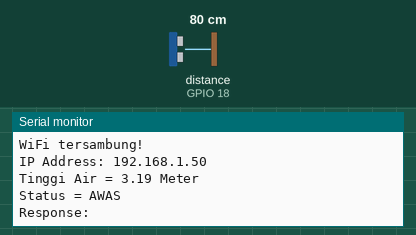
This sketch was run on a simulated ESP32. On the bench: the last lines printed to the serial monitor. The test bench sets the inputs (shaded band); at power-on: distance to the obstacle (sensor on GPIO 18) 80 cm. The echo pulse lasts 58.3 µs per cm; WiFi joins after 1.5 s; servers stay silent unless stated; uploads are accepted with an empty reply.

Above: at 3.7 s.
3.8 s: distance to the obstacle (sensor on GPIO 18) set to 120 cm
At 7.87 s:
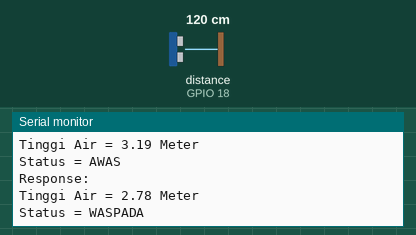
14.3 s: distance to the obstacle (sensor on GPIO 18) set to 250 cm
At 18.3 s:
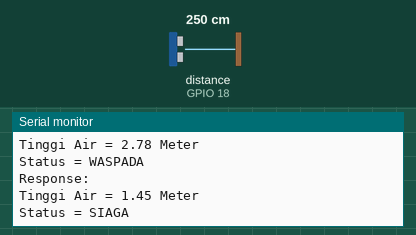
24.8 s: distance to the obstacle (sensor on GPIO 18) set to 299 cm
At 28.73 s:
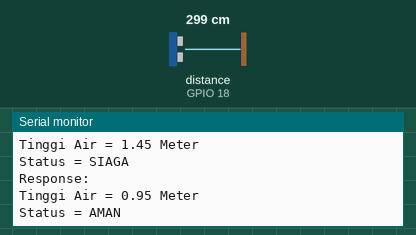
Timing chart, 0 to 30.2 s (numbered marks = the images above; inputs shaded):
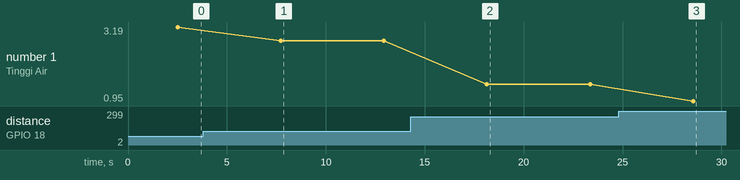

The sketch:

sensor-ews-banjir.ino
```cpp
#include <WiFi.h>
#include <HTTPClient.h>
#include <NewPing.h>

// ================== KONFIGURASI ==================
const char* ssid = "rrj";
const char* password = "gogo123987";
const char* serverName = "https://parkir.udnp4mtechno.com/api/inputTinggiAir.php"; // API endpoint

// Lokasi sensor
String lokasi_ews = "Batang Merao 1";
String status;

// Ultrasonic
#define TRIG_PIN  5
#define ECHO_PIN  18
#define MAX_DISTANCE 300
NewPing sensor(TRIG_PIN, ECHO_PIN, MAX_DISTANCE);

int kedalamanTotal = 400; // cm

// ================== SETUP ==================
void setup() {
  Serial.begin(115200);
  delay(1000);

  Serial.println("\nMenyambungkan ke WiFi...");
  WiFi.begin(ssid, password);

  int retry = 0;
  while (WiFi.status() != WL_CONNECTED && retry < 20) {
    delay(500);
    Serial.print(".");
    retry++;
  }

  if (WiFi.status() == WL_CONNECTED) {
    Serial.println("\nWiFi tersambung!");
    Serial.print("IP Address: ");
    Serial.println(WiFi.localIP());
  } else {
    Serial.println("\nGagal tersambung ke WiFi. Cek SSID/Password.");
  }
}

// ================== LOOP ==================
void loop() {
  // ======= Baca sensor ultrasonic =======
  int jarak = sensor.ping_cm();
  int tinggiAir = kedalamanTotal - jarak;
  if (tinggiAir < 0) tinggiAir = 0;
  float meter = tinggiAir / 100.0;

  // ======= Tentukan status =======
  if (meter < 1.0) {
    status = "AMAN";
  } else if (meter >= 1.0 && meter < 1.5) {
    status = "SIAGA";
  } else if (meter >= 1.5 && meter < 3.0) {
    status = "WASPADA";
  } else {
    status = "AWAS";
  }

  // ======= Debug ke Serial =======
  Serial.print("Tinggi Air = ");
  Serial.print(meter, 2);
  Serial.println(" Meter");
  Serial.print("Status = ");
  Serial.println(status);

  // ======= Kirim data ke server =======
  if (WiFi.status() == WL_CONNECTED) {
    HTTPClient http;

    // ✅ Perbaikan di sini (String(meter,2) yang benar)
    String postData = "tinggi_air=" + String(meter, 2) +
                      "&lokasi_ews=" + lokasi_ews +
                      "&status=" + status;

    http.begin(serverName);
    http.addHeader("Content-Type", "application/x-www-form-urlencoded");

    int httpResponseCode = http.POST(postData);

    if (httpResponseCode > 0) {
      String response = http.getString();
      Serial.println("Response: " + response);
    } else {
      Serial.println("Gagal kirim data! Error code: " + String(httpResponseCode));
    }

    http.end();
  } else {
    Serial.println("WiFi terputus, mencoba reconnect...");
    WiFi.disconnect(true);
    delay(1000);
    WiFi.begin(ssid, password);

    int retry = 0;
    while (WiFi.status() != WL_CONNECTED && retry < 20) {
      delay(500);
      Serial.print(".");
      retry++;
    }

    if (WiFi.status() == WL_CONNECTED) {
      Serial.println("\nReconnected!");
    } else {
      Serial.println("\nGagal reconnect WiFi.");
    }
  }

  delay(5000); // jeda 5 detik sebelum pembacaan berikutnya
}
```

Measured:
- after the input at 3.8 s, the serial monitor: prints a new line after 3.9 s (image 1)
- after the input at 14.3 s, the serial monitor: prints a new line after 3.8 s (image 2)
- after the input at 24.8 s, the serial monitor: prints a new line after 3.8 s (image 3)
- plotted number 1: 3.19 → 2.78 after the input at 3.8 s, 2.78 → 1.45 after the input at 14.3 s, 1.45 → 0.95 after the input at 24.8 s
